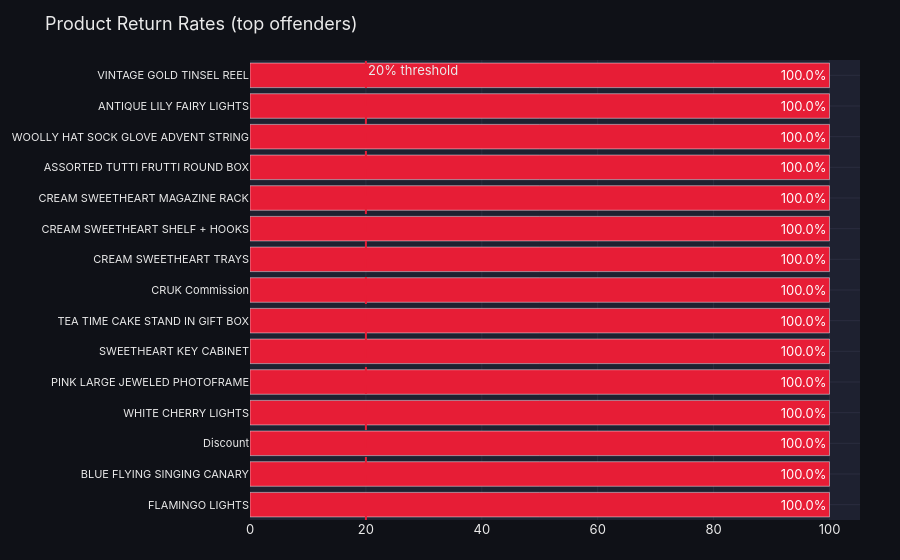

The cell this chart's notebook holds for it:
### Markdown cell above
### 3b. Product Return Rates

### Code cell
return_rates = get_product_return_rate(df_clean)
fig = plot_product_return_rates(return_rates, n=15)
fig.show()

### Figure 1 — Plotly figure (JSON) as saved in the notebook; plotly's stock layout.template omitted (floating-point values rounded to 4 significant figures)
{"data": [{"marker": {"color": ["#E71D36", "#E71D36", "#E71D36", "#E71D36", "#E71D36", "#E71D36", "#E71D36", "#E71D36", "#E71D36", "#E71D36", "#E71D36", "#E71D36", "#E71D36", "#E71D36", "#E71D36"]}, "orientation": "h", "text": ["100.0%", "100.0%", "100.0%", "100.0%", "100.0%", "100.0%", "100.0%", "100.0%", "100.0%", "100.0%", "100.0%", "100.0%", "100.0%", "100.0%", "100.0%"], "textposition": "auto", "type": "bar", "x": [100.0, 100.0, 100.0, 100.0, 100.0, 100.0, 100.0, 100.0, 100.0, 100.0, 100.0, 100.0, 100.0, 100.0, 100.0], "y": ["FLAMINGO LIGHTS", "BLUE FLYING SINGING CANARY", "Discount", "WHITE CHERRY LIGHTS", "PINK LARGE JEWELED PHOTOFRAME", "SWEETHEART KEY CABINET", "TEA TIME CAKE STAND IN GIFT BOX", "CRUK Commission", "CREAM SWEETHEART TRAYS", "CREAM SWEETHEART SHELF + HOOKS", "CREAM SWEETHEART MAGAZINE RACK", "ASSORTED TUTTI FRUTTI ROUND BOX", "WOOLLY HAT SOCK GLOVE ADVENT STRING", "ANTIQUE LILY FAIRY LIGHTS", "VINTAGE GOLD TINSEL REEL"]}], "layout": {"annotations": [{"showarrow": false, "text": "20% threshold", "x": 20, "xanchor": "left", "xref": "x", "y": 1, "yanchor": "top", "yref": "y domain"}], "font": {"color": "#EAEAEA", "family": "Inter, sans-serif", "size": 13}, "legend": {"bgcolor": "rgba(0,0,0,0)", "borderwidth": 0}, "margin": {"b": 40, "l": 40, "r": 40, "t": 60}, "paper_bgcolor": "#0F1117", "plot_bgcolor": "#1E2130", "shapes": [{"line": {"color": "#E71D36", "dash": "dash"}, "type": "line", "x0": 20, "x1": 20, "xref": "x", "y0": 0, "y1": 1, "yref": "y domain"}], "title": {"font": {"color": "#EAEAEA", "size": 18}, "text": "Product Return Rates (top offenders)"}, "xaxis": {"gridcolor": "#2A2D3E", "showgrid": true, "zeroline": false}, "yaxis": {"gridcolor": "#2A2D3E", "showgrid": true, "tickfont": {"size": 11}, "zeroline": false}}}
